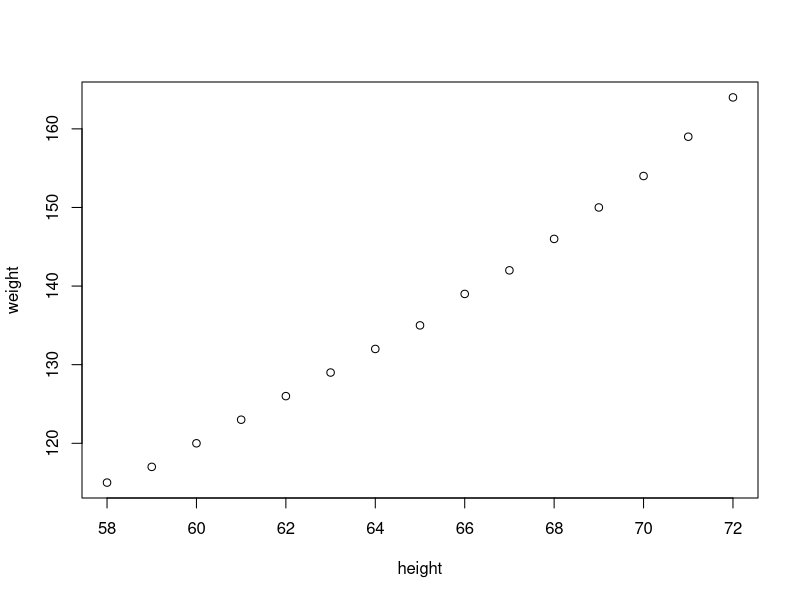
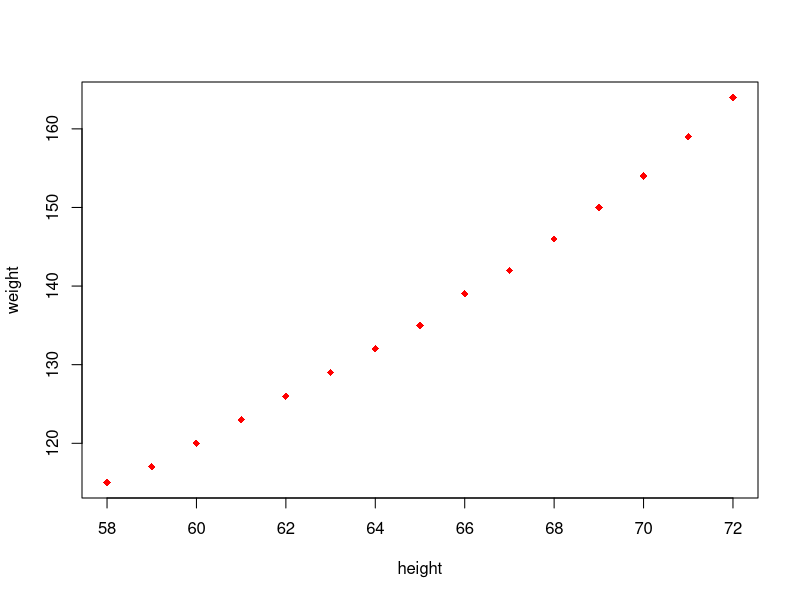
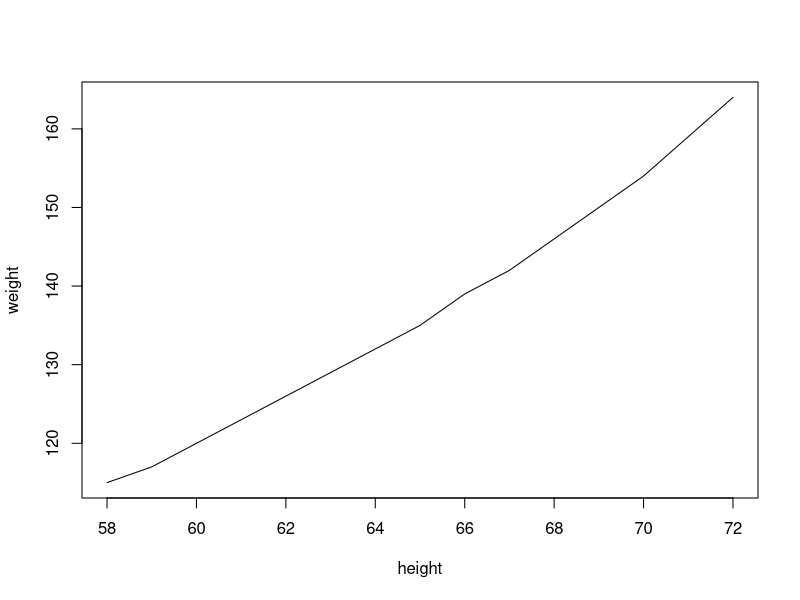
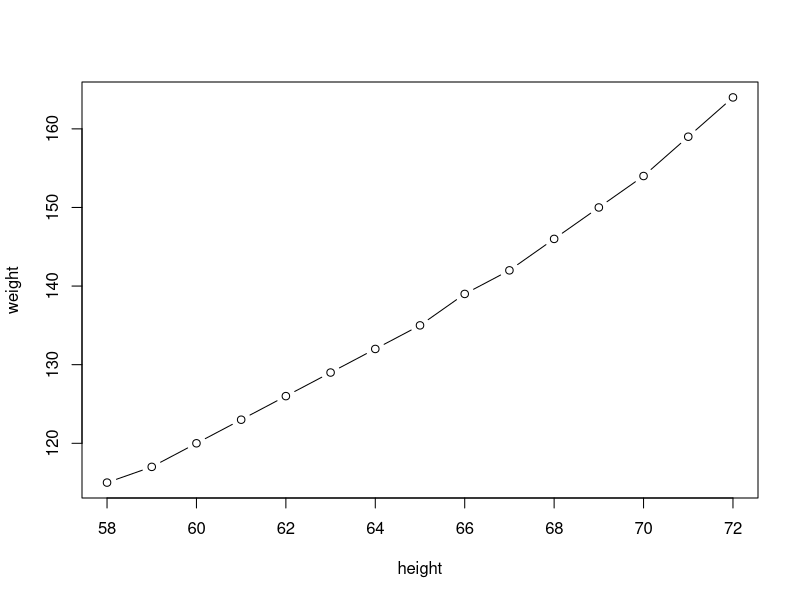
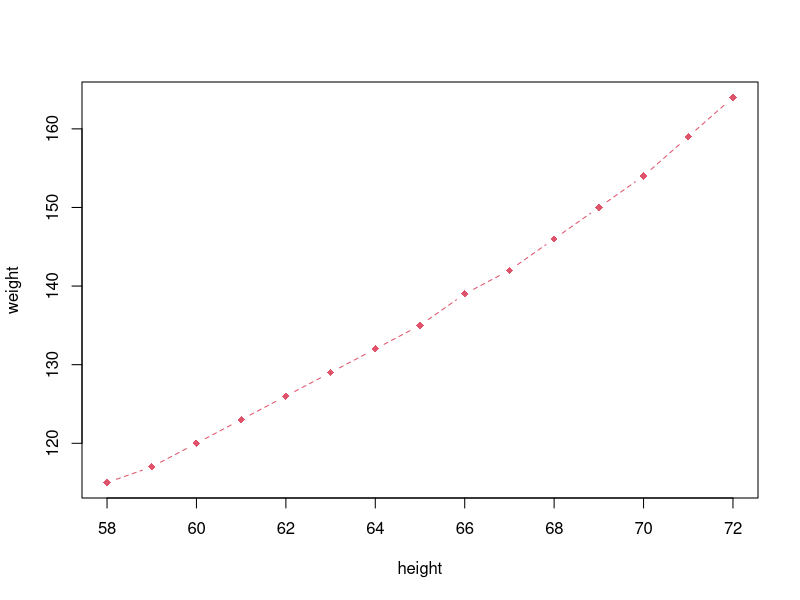
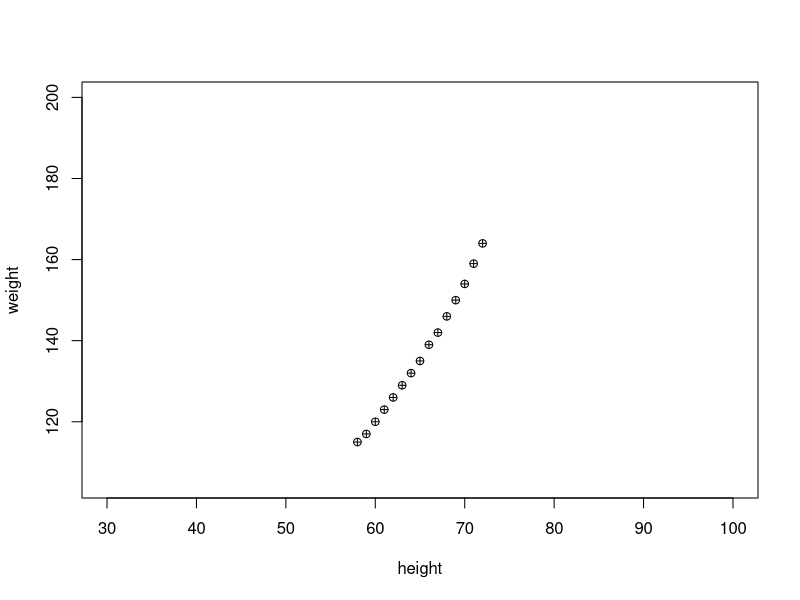
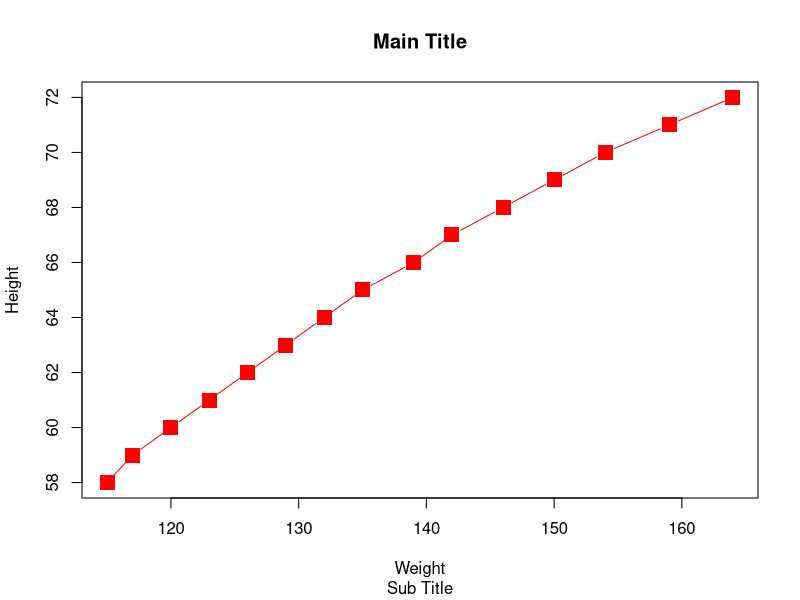
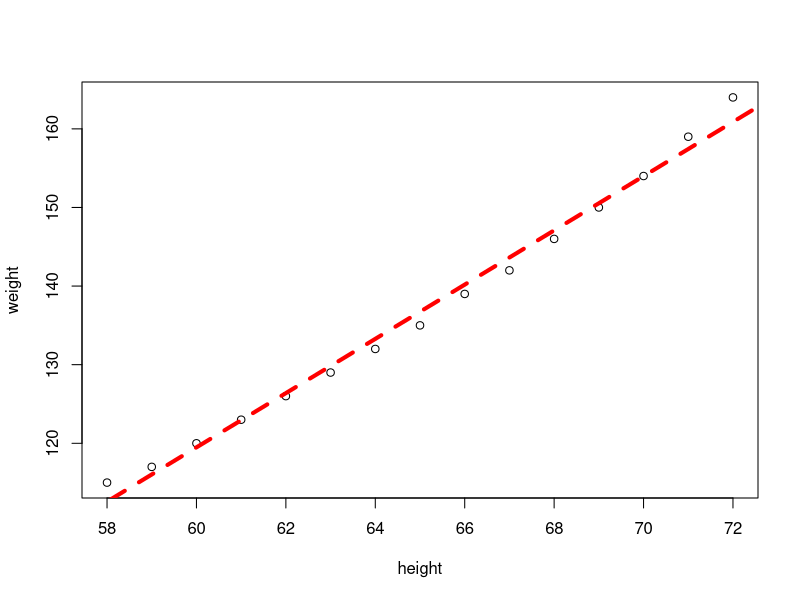

Reproduce these figures in R, in order.
# Combined Plots
#plot, histogram, pie, boxplot, linechart, correlation plot

#plot
women
plot(women)
plot(women, type='p', pch=18, col='red')
plot(women, type='l')
plot(women, type='b')
plot(women, type='b', pch=18, lty=2, col=2)
plot(women, xlim=c(30,100), ylim=c(min(women$weight)-10, 200), pch=10)

#more features with plot
plot(x=women$weight, y=women$height, pch=15, xlab='Weight', ylab='Height', col='red', cex=2, type='b')
title(main='Main Title', sub='Sub Title')
#see cheat sheet on base graphs

plot(women)
abline(lm(women$weight ~ women$height), col='red', lty=2, lwd=4)


#boxplot
boxplot(women$height)
abline(h=c(58, 62,65,68,72))

#draw lines on plot for number summary
summary(women)
quantile(women$height)
quantile(women$height, seq(0,1,.1))
quantile(women$height, seq(0,1,.01))
stem(women$height)
boxplot(women$height, col='green')
abline(h=quantile(women$height))
text(1+.2, quantile(women$height), labels=c('min','1Q','median','3Q','max'))

#histogram
hist(women$height)
hist(women$height, breaks=10)
hist(women$height, breaks=5, col=1:5)

#histogram2
(x = rnorm(100,50,10))
hist(x)

hist(x, freq=F, col=1:5)
lines(density(x))

#density plot : shape of data
plot(density(x), col='red')

#pie
gender= sample(c('Male','Female'), size=30, replace=T, prob=c(.6,.4))
table(gender)
pie(table(gender))
x = c(10,20,40,50)
pie(x)
xlabels = c('A','B','C','D')
x/sum(x)
(labels2 = paste(xlabels, round(x/sum(x),2) * 100 , sep='-'))
pie(x, labels=labels2)
x
#barplot
barplot(x,col=1:4)
barplot(x,col=1:4, horiz = T)

#correlation plot
pairs(women)
cor(women$height,women$weight)
cov(women$height, women$weight)

head(mtcars)
cor(mtcars)
names(mtcars)
pairs(mtcars)
pairs(mtcars[1:4])
options(digits=4)
pairs(mtcars[c('mpg', 'wt','hp')])
